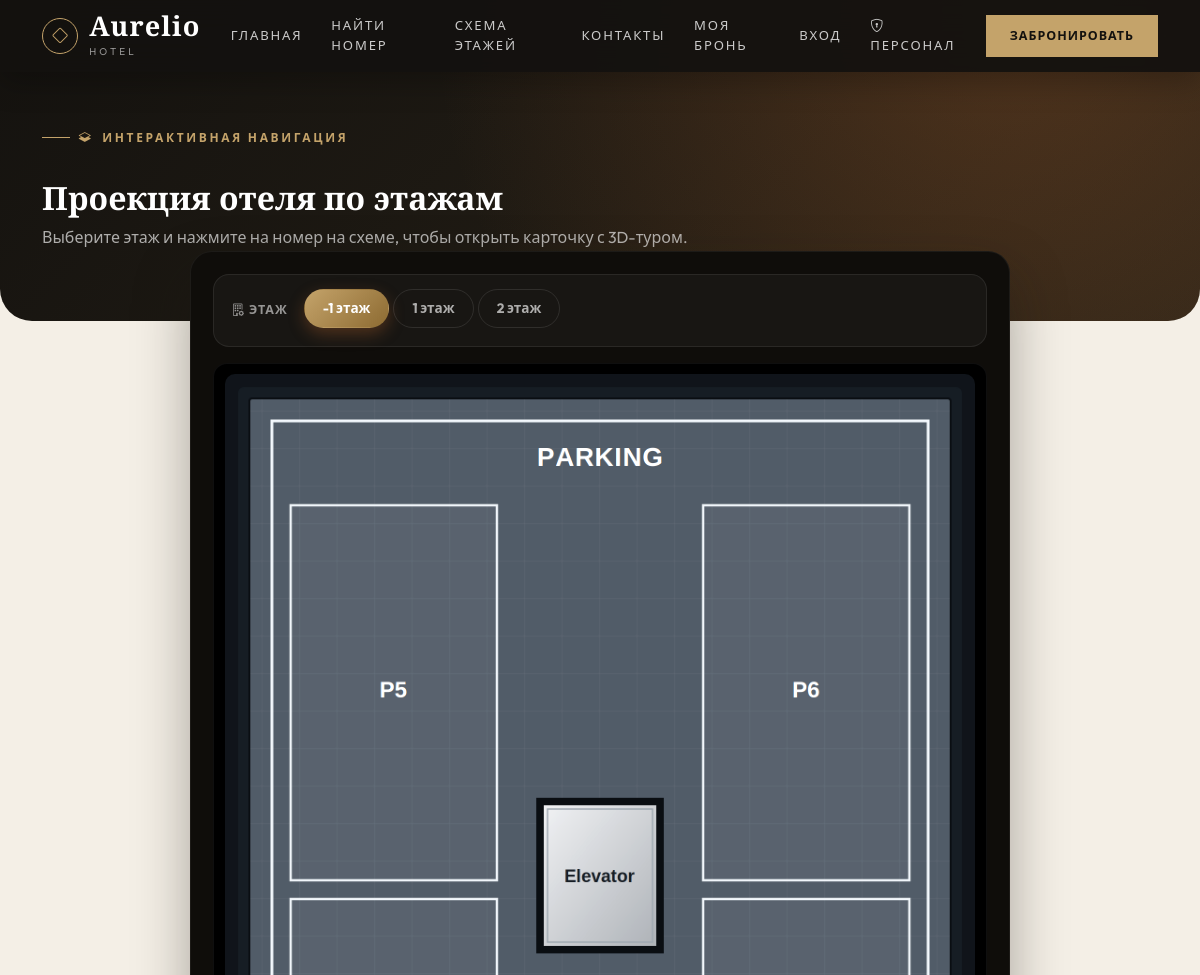
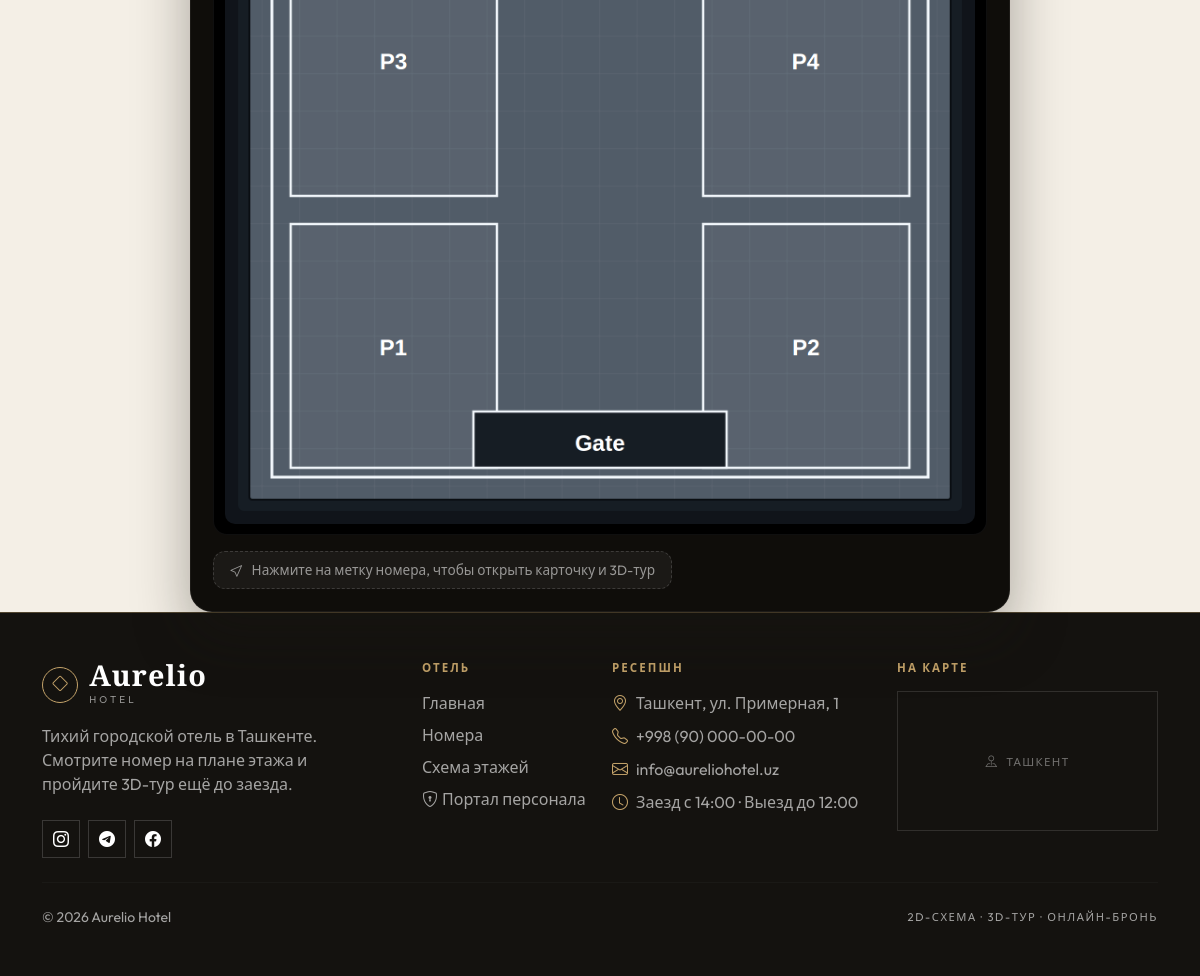
/floors/, run on the app's committed database (2 pictures, top to bottom).
### rooms/models.py (models this page shows, shortened)
class Floor(models.Model):
    number = models.IntegerField(unique=True, verbose_name="Номер этажа")
    title = models.CharField(max_length=100, verbose_name="Название этажа")
    plan_image = models.ImageField(upload_to='floors/', blank=True, null=True, verbose_name="2D-схема этажа")
    class Meta:
        verbose_name = "Этаж"
        verbose_name_plural = "Этажи"
        ordering = ['number']

### rooms/views.py (the view)
# urls.py: path('floors/', views.hotel_floors, name='hotel_floors'),
def hotel_floors(request):
    today = timezone.localdate()
    floors = Floor.objects.prefetch_related('rooms').all()
    context = {
        'floors': floors,
        'busy_room_ids': _busy_room_ids(today, today + timedelta(days=1)),
        'today': today,
    }
    return render(request, 'rooms/hotel_floors.html', context)

### rooms/views.py (called while the page is built)
def _busy_room_ids(check_in, check_out):
    return set(
        Booking.objects.filter(
            status__in=Booking.ACTIVE_STATUSES,
            check_in__lt=check_out,
            check_out__gt=check_in,
        ).values_list('room_id', flat=True)
    )

### staff/context_processors.py (called while the page is built)
def staff_status(request):
    user = getattr(request, 'user', None)
    staff_member = is_staff_member(user) if user else False
    profile = get_staff_profile(user) if staff_member else None
    return {
        'is_staff_member': staff_member,
        'staff_profile': profile,
        'can_manage_bookings': bool(profile and profile.can_manage_bookings) or bool(
            user and user.is_superuser
        ),
    }

### templates/rooms/hotel_floors.html (shortened to what this page needs)
{% extends 'base.html' %}
{% block content %}
<div class="page-header-band py-5 mb-0">
    <div class="container position-relative" style="z-index: 1;">
        <span class="hero-eyebrow mb-3" style="display:inline-flex;"><i class="bi bi-layers-half"></i> Интерактивная навигация</span>
        <h2 class="fw-bold mt-3 mb-2">Проекция отеля по этажам</h2>
        <p class="mb-0 pb-4">Выберите этаж и нажмите на номер на схеме, чтобы открыть карточку с 3D-туром.</p>
    </div>
</div>
{% if floors %}
<div class="container">
<div class="row justify-content-center">
    <div class="col-12">
        <div class="projection-container">
            <div class="floor-switcher d-flex flex-wrap align-items-center gap-3 mb-1">
                <span class="switcher-label"><i class="bi bi-building-gear me-1"></i>Этаж</span>
                <ul class="nav nav-pills flex-wrap" id="floorPills" role="tablist">
                    {% for f in floors %}
                        <li class="nav-item" role="presentation">
                            <button class="nav-link floor-btn-pill {% if forloop.first %}active{% endif %}"
                                    id="pills-floor-tab-{{ f.id }}"
                                    data-bs-toggle="pill"
                                    data-bs-target="#pills-floor-{{ f.id }}"
                                    type="button"
                                    role="tab">
                                {{ f.number }} этаж
                            </button>
                        </li>
                    {% endfor %}
                </ul>
            </div>
            <div class="tab-content" id="floorPillsContent">
                {% for f in floors %}
                    <div class="tab-pane fade {% if forloop.first %}show active{% endif %}" id="pills-floor-{{ f.id }}" role="tabpanel">
                        <div class="projection-viewport">
                            <div class="projection-card">
                                {% if f.plan_image %}
                                    <img src="{{ f.plan_image.url }}" class="projection-img img-fluid" alt="План {{ f.number }} этажа">
                                {% endif %}
                            </div>
                        </div>
                        <div class="legend-hint mt-3 p-2 px-3 d-inline-flex align-items-center gap-2">
                            <i class="bi bi-cursor"></i> Нажмите на метку номера, чтобы открыть карточку и 3D-тур
                        </div>
                    </div>
                {% endfor %}
            </div>
        </div>
    </div>
</div>
</div>
{% else %}
<div class="text-center py-5">
    <i class="bi bi-layers fs-1 text-muted"></i>
    <h4 class="mt-3 text-muted">Этажи пока не созданы</h4>
    <p class="text-muted">Зайдите в панель администратора и добавьте первый этаж.</p>
</div>
{% endif %}
{% endblock %}

### templates/rooms/hotel_floors.html (style rules this page uses)
.page-header-band { background: linear-gradient(135deg, var(--gh-ink) 0%, #2a2318 100%); position: relative; overflow: hidden; border-radius: 0 0 32px 32px; padding-top: 7.5rem !important; }
.page-header-band::before { content: ""; position: absolute; inset: 0; background: radial-gradient(circle at 85% 0%, rgba(181,101,45,0.30), transparent 55%); }
.page-header-band h2 { color: #fff; }
.page-header-band p { color: rgba(255,255,255,0.65); }
.projection-container { background: #0f0d0a; border-radius: 22px; padding: 22px; box-shadow: 0 25px 55px rgba(27,23,16,0.35); border: 1px solid rgba(255,255,255,0.06); max-width: 820px; margin: -70px auto 0; position: relative; z-index: 3; }
.floor-switcher { background: rgba(255,255,255,0.04); border: 1px solid rgba(255,255,255,0.08); border-radius: 16px; padding: 0.9rem 1.1rem; }
.floor-switcher .switcher-label { color: rgba(255,255,255,0.55); font-size: 0.78rem; text-transform: uppercase; letter-spacing: 0.08em; font-weight: 700; }
.projection-viewport { position: relative; border-radius: 14px; overflow: hidden; background: #000; padding: 10px; border: 1px solid rgba(255,255,255,0.06); display: flex; justify-content: center; align-items: center; margin-top: 1rem; }
.projection-card { position: relative; display: inline-block; width: 100%; text-align: center; }
.projection-img { width: 100%; max-width: 750px; height: auto; display: block; margin: 0 auto; border-radius: 10px; image-rendering: -webkit-optimize-contrast; filter: contrast(105%) brightness(102%); }
.floor-btn-pill { border-radius: 999px !important; padding: 8px 18px; font-weight: 700; font-size: 0.85rem; color: rgba(255,255,255,0.65) !important; border: 1px solid rgba(255,255,255,0.1); margin: 0 4px 4px 0; transition: all .2s ease; }
.nav-pills .floor-btn-pill.active { background: linear-gradient(135deg, var(--gh-copper-light), var(--gh-copper)) !important; color: #fff !important; border-color: transparent; box-shadow: 0 6px 16px rgba(181,101,45,0.35); }
.legend-hint { background: rgba(255,255,255,0.05); border: 1px dashed rgba(255,255,255,0.15); border-radius: 12px; color: rgba(255,255,255,0.55); font-size: 0.85rem; }

### data on the page
Floor: number "-1", plan_image (picture)
Floor: number "1"
Floor: number "2"
